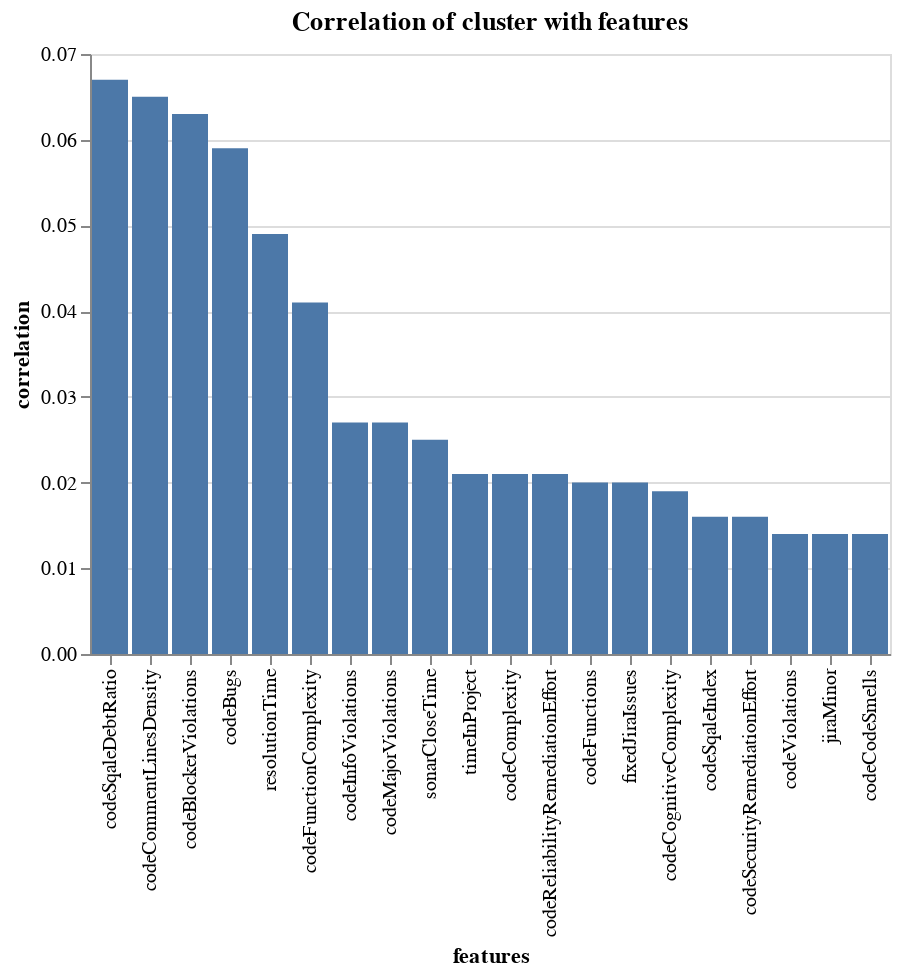

The notebook cell saved with this chart:
### Markdown cell above
Because the PCs extracted from both PCA and tSVD are similarly interpretable, the previously defined functions serve us in the same manner as before to draw conclusions.

Now, we observe the correlation of each centroid with the original features. Note that there is difference with the results obtained from PCA.

### Code cell
centroids = kmeans.cluster_centers_
corrFeatures, chart = centroid_corr_with_features(centroids[0], devtSVD, devs.columns[2:], 20)
print(corrFeatures[:5])
chart

### Figure 1 — Vega-Lite specification as saved in the notebook (floating-point values rounded to 4 significant figures)
{"config": {"view": {"continuousWidth": 400, "continuousHeight": 300}}, "data": {"name": "data-e64669303379e9bb3f8a274f9d34e402"}, "mark": "bar", "encoding": {"x": {"type": "ordinal", "field": "features", "sort": "-y"}, "y": {"type": "quantitative", "field": "correlation"}}, "title": "Correlation of cluster with features", "$schema": "https://vega.github.io/schema/vega-lite/v4.8.1.json", "datasets": {"data-e64669303379e9bb3f8a274f9d34e402": [{"features": "codeSqaleDebtRatio", "correlation": "0.067"}, {"features": "codeCommentLinesDensity", "correlation": "0.065"}, {"features": "codeBlockerViolations", "correlation": "0.063"}, {"features": "codeBugs", "correlation": "0.059"}, {"features": "resolutionTime", "correlation": "0.049"}, {"features": "codeFunctionComplexity", "correlation": "0.041"}, {"features": "codeInfoViolations", "correlation": "0.027"}, {"features": "codeMajorViolations", "correlation": "0.027"}, {"features": "sonarCloseTime", "correlation": "0.025"}, {"features": "timeInProject", "correlation": "0.021"}, {"features": "codeComplexity", "correlation": "0.021"}, {"features": "codeReliabilityRemediationEffort", "correlation": "0.021"}, {"features": "codeFunctions", "correlation": "0.02"}, {"features": "fixedJiraIssues", "correlation": "0.02"}, {"features": "codeCognitiveComplexity", "correlation": "0.019"}, {"features": "codeSqaleIndex", "correlation": "0.016"}, {"features": "codeSecurityRemediationEffort", "correlation": "0.016"}, {"features": "codeViolations", "correlation": "0.014"}, {"features": "jiraMinor", "correlation": "0.014"}, {"features": "codeCodeSmells", "correlation": "0.014"}]}}
